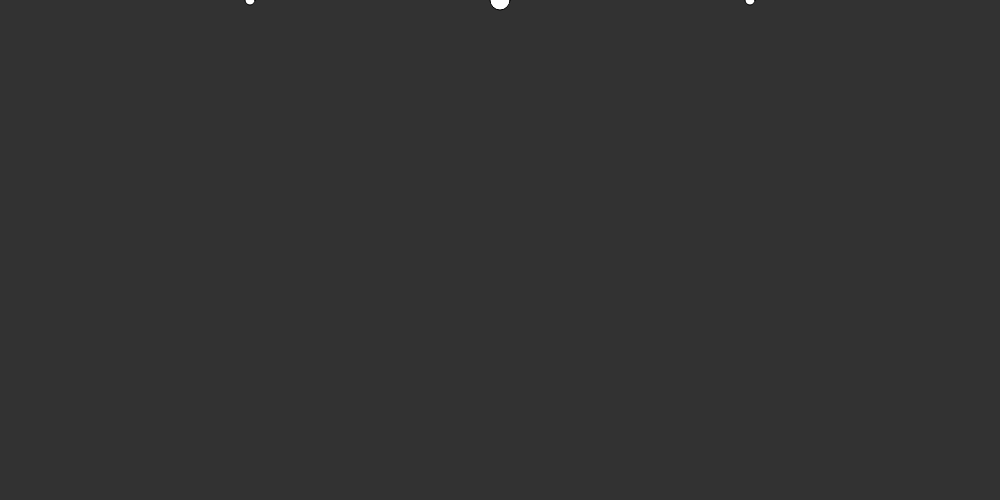
Frame 1 (no input)
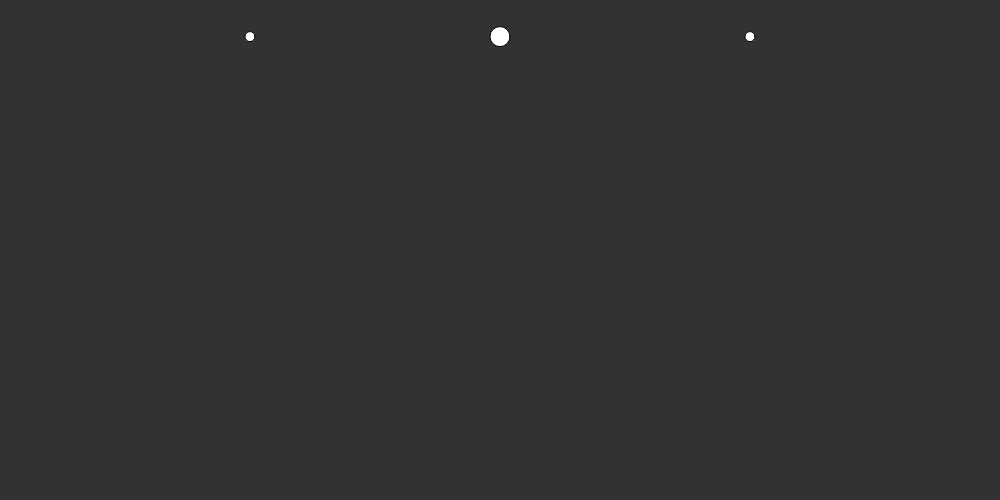
Frame 60 (no input)
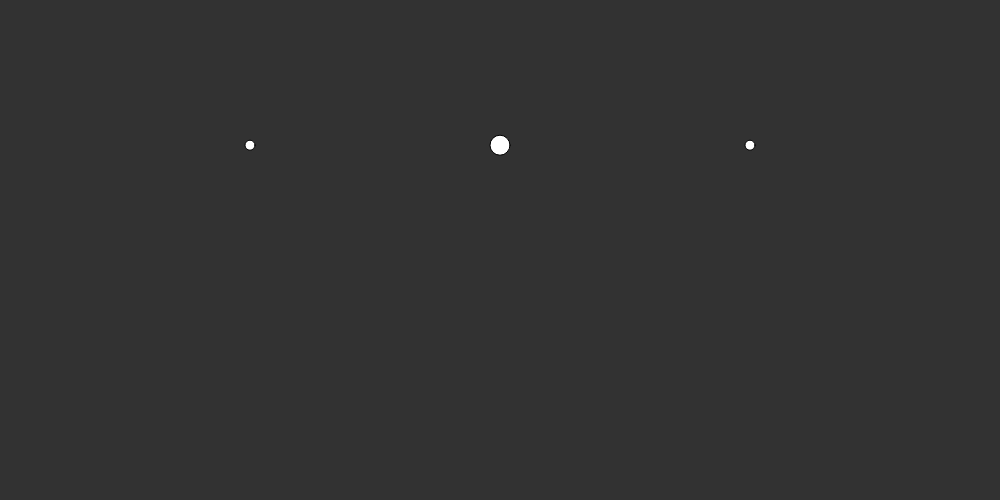
Frame 120 (the mouse pressed at the canvas centre since frame 60)

The p5.js sketch that drew these frames (run headless with seeded random() and noise() and a simulated clock; from frame 60 on, the mouse is pressed at the canvas centre):

// p5.js sketch
// ── sketch.js
function preload() {}

class Mover {
    constructor(pos, vel, acc, radius, mass) {
        this.pos = pos;
        this.vel = vel;
        this.acc = acc;

        this.radius = radius;
        this.mass = mass;
    }

    applyForce(force) {
        let f = force.copy().div(this.mass);
        this.acc.add(f);
    }

    update() {
        this.vel = this.vel.add(this.acc);
        this.pos = this.pos.add(this.vel);
        this.acc = this.acc.mult(0);
    }

    render() {
        stroke(0);
        fill(255);
        circle(this.pos.x, this.pos.y, this.radius);
    }
}

//-----------------------------------------------------------------------------

// Gravity
//
const calculateGravity = (entity) => {
    let gravity = createVector(0, GRAVITY);
    gravity = gravity.mult(entity.mass);
    return gravity;
};

const applyEnergyLoss = (entity) => {
    let loss = createVector(1, 0.6);
    entity.vel.mult(loss);
};

//-----------------------------------------------------------------------------

const BG_COLOR = 50;
const CANVAS_W = 1000;
const CANVAS_H = 500;

const GRAVITY = 0.02;
const RADIUS_01 = 20;
const MASS_01 = RADIUS_01;
const RADIUS_02 = 10;
const MASS_02 = RADIUS_02;

let entities = [];
let forces = [];

function setup() {
    createCanvas(CANVAS_W, CANVAS_H);

    for (let element of document.getElementsByClassName('p5Canvas')) {
        element.addEventListener('contextmenu', (e) => e.preventDefault());
    }

    const e1 = new Mover(
        createVector(width * 0.25, -RADIUS),
        createVector(0, 0),
        createVector(0, 0),
        RADIUS_02,
        MASS_02
    );
    entities.push(e1);

    const e2 = new Mover(createVector(width / 2, -RADIUS), createVector(0, 0), createVector(0, 0), RADIUS_01, MASS_01);
    entities.push(e2);

    const e3 = new Mover(
        createVector(width * 0.75, -RADIUS),
        createVector(0, 0),
        createVector(0, 0),
        RADIUS_02,
        MASS_02
    );
    entities.push(e3);
}

function applyUniversalConstraints(entity) {
    // Top - Open
    // Right - Wall
    if (entity.pos.x + entity.radius / 2 > width) {
        entity.pos.x = width - entity.radius / 2;
        entity.vel.x = -entity.vel.x;
    }
    // Bottom - Ground
    if (entity.pos.y + entity.radius / 2 > height) {
        entity.pos.y = height - entity.radius / 2;
        entity.vel.y = -entity.vel.y;
        applyEnergyLoss(entity);
    }
    // Left - Wall
    if (entity.pos.x - entity.radius / 2 < 0) {
        entity.pos.x = 0 + entity.radius / 2;
        entity.vel.x = -entity.vel.x;
    }
}

function draw() {
    background(BG_COLOR);

    for (let i = 0; i < entities.length; i++) {
        // Gravity
        let gravity = calculateGravity(entities[i]);
        entities[i].applyForce(gravity);

        // // Friction - NB: This add universal friction to an entity. Even when not touching.
        // let friction = calculateFriction(entities[i]);
        // entities[i].applyForce(friction);

        applyUniversalConstraints(entities[i]);

        // entities[i].applyConstraints();
        entities[i].update();
        entities[i].render();
    }

    for (let i = 0; i < forces.length; i++) {
        forces[i].render();
    }
    forces = [];
}
